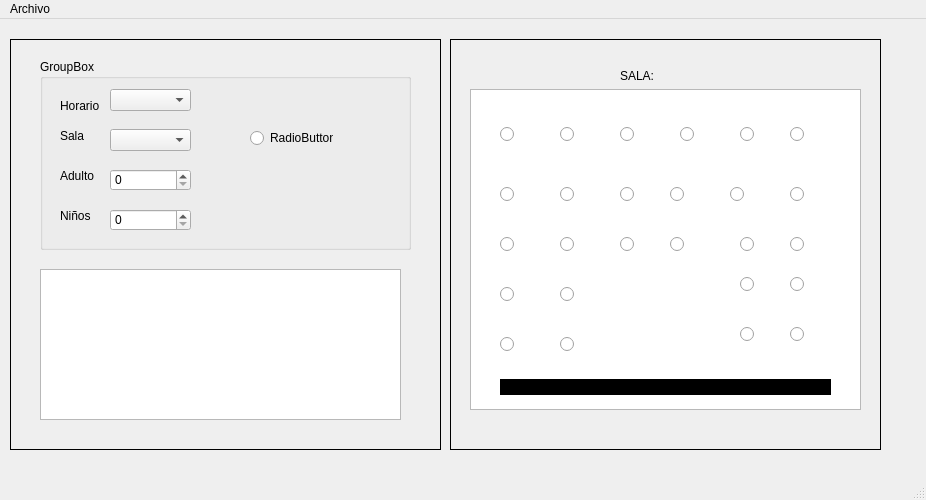
<?xml version="1.0" encoding="UTF-8"?>
<ui version="4.0">
 <class>Sala</class>
 <widget class="QMainWindow" name="Sala">
  <property name="geometry">
   <rect>
    <x>0</x>
    <y>0</y>
    <width>926</width>
    <height>500</height>
   </rect>
  </property>
  <property name="windowTitle">
   <string>MainWindow</string>
  </property>
  <widget class="QWidget" name="centralwidget">
   <widget class="QLabel" name="label">
    <property name="geometry">
     <rect>
      <x>450</x>
      <y>20</y>
      <width>431</width>
      <height>411</height>
     </rect>
    </property>
    <property name="frameShape">
     <enum>QFrame::Box</enum>
    </property>
    <property name="text">
     <string/>
    </property>
   </widget>
   <widget class="QLabel" name="label_2">
    <property name="geometry">
     <rect>
      <x>10</x>
      <y>20</y>
      <width>431</width>
      <height>411</height>
     </rect>
    </property>
    <property name="frameShape">
     <enum>QFrame::Box</enum>
    </property>
    <property name="text">
     <string/>
    </property>
   </widget>
   <widget class="QGroupBox" name="groupBox">
    <property name="geometry">
     <rect>
      <x>40</x>
      <y>40</y>
      <width>371</width>
      <height>191</height>
     </rect>
    </property>
    <property name="title">
     <string>GroupBox</string>
    </property>
    <widget class="QLabel" name="label_3">
     <property name="geometry">
      <rect>
       <x>20</x>
       <y>40</y>
       <width>47</width>
       <height>14</height>
      </rect>
     </property>
     <property name="text">
      <string>Horario</string>
     </property>
    </widget>
    <widget class="QLabel" name="label_4">
     <property name="geometry">
      <rect>
       <x>20</x>
       <y>70</y>
       <width>47</width>
       <height>14</height>
      </rect>
     </property>
     <property name="text">
      <string>Sala</string>
     </property>
    </widget>
    <widget class="QLabel" name="label_5">
     <property name="geometry">
      <rect>
       <x>20</x>
       <y>110</y>
       <width>47</width>
       <height>14</height>
      </rect>
     </property>
     <property name="text">
      <string>Adulto</string>
     </property>
    </widget>
    <widget class="QLabel" name="label_6">
     <property name="geometry">
      <rect>
       <x>20</x>
       <y>150</y>
       <width>47</width>
       <height>14</height>
      </rect>
     </property>
     <property name="text">
      <string>Niños</string>
     </property>
    </widget>
    <widget class="QSpinBox" name="spinBox">
     <property name="geometry">
      <rect>
       <x>70</x>
       <y>150</y>
       <width>81</width>
       <height>22</height>
      </rect>
     </property>
    </widget>
    <widget class="QSpinBox" name="spinBox_2">
     <property name="geometry">
      <rect>
       <x>70</x>
       <y>110</y>
       <width>81</width>
       <height>22</height>
      </rect>
     </property>
    </widget>
    <widget class="QComboBox" name="comboBox">
     <property name="geometry">
      <rect>
       <x>70</x>
       <y>30</y>
       <width>81</width>
       <height>22</height>
      </rect>
     </property>
    </widget>
    <widget class="QComboBox" name="comboBox_2">
     <property name="geometry">
      <rect>
       <x>70</x>
       <y>70</y>
       <width>81</width>
       <height>22</height>
      </rect>
     </property>
    </widget>
    <widget class="QRadioButton" name="radioButton">
     <property name="geometry">
      <rect>
       <x>210</x>
       <y>70</y>
       <width>83</width>
       <height>18</height>
      </rect>
     </property>
     <property name="text">
      <string>RadioButton</string>
     </property>
    </widget>
   </widget>
   <widget class="QPlainTextEdit" name="plainTextEdit">
    <property name="geometry">
     <rect>
      <x>40</x>
      <y>250</y>
      <width>361</width>
      <height>151</height>
     </rect>
    </property>
   </widget>
   <widget class="QPlainTextEdit" name="plainTextEdit_2">
    <property name="geometry">
     <rect>
      <x>470</x>
      <y>70</y>
      <width>391</width>
      <height>321</height>
     </rect>
    </property>
   </widget>
   <widget class="QLabel" name="label_7">
    <property name="geometry">
     <rect>
      <x>620</x>
      <y>50</y>
      <width>47</width>
      <height>14</height>
     </rect>
    </property>
    <property name="text">
     <string>SALA:</string>
    </property>
   </widget>
   <widget class="QRadioButton" name="radioButton_2">
    <property name="geometry">
     <rect>
      <x>500</x>
      <y>100</y>
      <width>71</width>
      <height>31</height>
     </rect>
    </property>
    <property name="styleSheet">
     <string notr="true">image: url(:/new/prefix1/Recursos/sillon.png);</string>
    </property>
    <property name="text">
     <string/>
    </property>
   </widget>
   <widget class="QRadioButton" name="radioButton_3">
    <property name="geometry">
     <rect>
      <x>560</x>
      <y>100</y>
      <width>51</width>
      <height>31</height>
     </rect>
    </property>
    <property name="styleSheet">
     <string notr="true">image: url(:/new/prefix1/Recursos/sillon.png);</string>
    </property>
    <property name="text">
     <string/>
    </property>
   </widget>
   <widget class="QRadioButton" name="radioButton_4">
    <property name="geometry">
     <rect>
      <x>500</x>
      <y>160</y>
      <width>61</width>
      <height>31</height>
     </rect>
    </property>
    <property name="styleSheet">
     <string notr="true">image: url(:/new/prefix1/Recursos/sillon.png);</string>
    </property>
    <property name="text">
     <string/>
    </property>
   </widget>
   <widget class="QRadioButton" name="radioButton_5">
    <property name="geometry">
     <rect>
      <x>560</x>
      <y>160</y>
      <width>51</width>
      <height>31</height>
     </rect>
    </property>
    <property name="styleSheet">
     <string notr="true">image: url(:/new/prefix1/Recursos/sillon.png);</string>
    </property>
    <property name="text">
     <string/>
    </property>
   </widget>
   <widget class="QRadioButton" name="radioButton_6">
    <property name="geometry">
     <rect>
      <x>740</x>
      <y>100</y>
      <width>51</width>
      <height>31</height>
     </rect>
    </property>
    <property name="styleSheet">
     <string notr="true">image: url(:/new/prefix1/Recursos/sillon.png);</string>
    </property>
    <property name="text">
     <string/>
    </property>
   </widget>
   <widget class="QRadioButton" name="radioButton_7">
    <property name="geometry">
     <rect>
      <x>680</x>
      <y>100</y>
      <width>51</width>
      <height>31</height>
     </rect>
    </property>
    <property name="styleSheet">
     <string notr="true">image: url(:/new/prefix1/Recursos/sillon.png);</string>
    </property>
    <property name="text">
     <string/>
    </property>
   </widget>
   <widget class="QRadioButton" name="radioButton_8">
    <property name="geometry">
     <rect>
      <x>620</x>
      <y>100</y>
      <width>51</width>
      <height>31</height>
     </rect>
    </property>
    <property name="styleSheet">
     <string notr="true">image: url(:/new/prefix1/Recursos/sillon.png);</string>
    </property>
    <property name="text">
     <string/>
    </property>
   </widget>
   <widget class="QRadioButton" name="radioButton_9">
    <property name="geometry">
     <rect>
      <x>500</x>
      <y>210</y>
      <width>51</width>
      <height>31</height>
     </rect>
    </property>
    <property name="styleSheet">
     <string notr="true">image: url(:/new/prefix1/Recursos/sillon.png);</string>
    </property>
    <property name="text">
     <string/>
    </property>
   </widget>
   <widget class="QRadioButton" name="radioButton_10">
    <property name="geometry">
     <rect>
      <x>730</x>
      <y>160</y>
      <width>51</width>
      <height>31</height>
     </rect>
    </property>
    <property name="styleSheet">
     <string notr="true">image: url(:/new/prefix1/Recursos/sillon.png);</string>
    </property>
    <property name="text">
     <string/>
    </property>
   </widget>
   <widget class="QRadioButton" name="radioButton_11">
    <property name="geometry">
     <rect>
      <x>670</x>
      <y>160</y>
      <width>51</width>
      <height>31</height>
     </rect>
    </property>
    <property name="styleSheet">
     <string notr="true">image: url(:/new/prefix1/Recursos/sillon.png);</string>
    </property>
    <property name="text">
     <string/>
    </property>
   </widget>
   <widget class="QRadioButton" name="radioButton_12">
    <property name="geometry">
     <rect>
      <x>620</x>
      <y>160</y>
      <width>51</width>
      <height>31</height>
     </rect>
    </property>
    <property name="styleSheet">
     <string notr="true">image: url(:/new/prefix1/Recursos/sillon.png);</string>
    </property>
    <property name="text">
     <string/>
    </property>
   </widget>
   <widget class="QRadioButton" name="radioButton_13">
    <property name="geometry">
     <rect>
      <x>740</x>
      <y>210</y>
      <width>51</width>
      <height>31</height>
     </rect>
    </property>
    <property name="styleSheet">
     <string notr="true">image: url(:/new/prefix1/Recursos/sillon.png);</string>
    </property>
    <property name="text">
     <string/>
    </property>
   </widget>
   <widget class="QRadioButton" name="radioButton_14">
    <property name="geometry">
     <rect>
      <x>670</x>
      <y>210</y>
      <width>51</width>
      <height>31</height>
     </rect>
    </property>
    <property name="styleSheet">
     <string notr="true">image: url(:/new/prefix1/Recursos/sillon.png);</string>
    </property>
    <property name="text">
     <string/>
    </property>
   </widget>
   <widget class="QRadioButton" name="radioButton_15">
    <property name="geometry">
     <rect>
      <x>620</x>
      <y>210</y>
      <width>51</width>
      <height>31</height>
     </rect>
    </property>
    <property name="styleSheet">
     <string notr="true">image: url(:/new/prefix1/Recursos/sillon.png);</string>
    </property>
    <property name="text">
     <string/>
    </property>
   </widget>
   <widget class="QRadioButton" name="radioButton_16">
    <property name="geometry">
     <rect>
      <x>560</x>
      <y>210</y>
      <width>51</width>
      <height>31</height>
     </rect>
    </property>
    <property name="styleSheet">
     <string notr="true">image: url(:/new/prefix1/Recursos/sillon.png);</string>
    </property>
    <property name="text">
     <string/>
    </property>
   </widget>
   <widget class="QRadioButton" name="radioButton_17">
    <property name="geometry">
     <rect>
      <x>500</x>
      <y>310</y>
      <width>51</width>
      <height>31</height>
     </rect>
    </property>
    <property name="styleSheet">
     <string notr="true">image: url(:/new/prefix1/Recursos/sillon.png);</string>
    </property>
    <property name="text">
     <string/>
    </property>
   </widget>
   <widget class="QRadioButton" name="radioButton_18">
    <property name="geometry">
     <rect>
      <x>500</x>
      <y>260</y>
      <width>51</width>
      <height>31</height>
     </rect>
    </property>
    <property name="styleSheet">
     <string notr="true">image: url(:/new/prefix1/Recursos/sillon.png);</string>
    </property>
    <property name="text">
     <string/>
    </property>
   </widget>
   <widget class="QRadioButton" name="radioButton_19">
    <property name="geometry">
     <rect>
      <x>790</x>
      <y>210</y>
      <width>51</width>
      <height>31</height>
     </rect>
    </property>
    <property name="styleSheet">
     <string notr="true">image: url(:/new/prefix1/Recursos/sillon.png);</string>
    </property>
    <property name="text">
     <string/>
    </property>
   </widget>
   <widget class="QRadioButton" name="radioButton_20">
    <property name="geometry">
     <rect>
      <x>790</x>
      <y>160</y>
      <width>51</width>
      <height>31</height>
     </rect>
    </property>
    <property name="styleSheet">
     <string notr="true">image: url(:/new/prefix1/Recursos/sillon.png);</string>
    </property>
    <property name="text">
     <string/>
    </property>
   </widget>
   <widget class="QRadioButton" name="radioButton_21">
    <property name="geometry">
     <rect>
      <x>790</x>
      <y>100</y>
      <width>51</width>
      <height>31</height>
     </rect>
    </property>
    <property name="styleSheet">
     <string notr="true">image: url(:/new/prefix1/Recursos/sillon.png);</string>
    </property>
    <property name="text">
     <string/>
    </property>
   </widget>
   <widget class="QRadioButton" name="radioButton_22">
    <property name="geometry">
     <rect>
      <x>790</x>
      <y>250</y>
      <width>51</width>
      <height>31</height>
     </rect>
    </property>
    <property name="styleSheet">
     <string notr="true">image: url(:/new/prefix1/Recursos/sillon.png);</string>
    </property>
    <property name="text">
     <string/>
    </property>
   </widget>
   <widget class="QRadioButton" name="radioButton_23">
    <property name="geometry">
     <rect>
      <x>740</x>
      <y>250</y>
      <width>51</width>
      <height>31</height>
     </rect>
    </property>
    <property name="styleSheet">
     <string notr="true">image: url(:/new/prefix1/Recursos/sillon.png);</string>
    </property>
    <property name="text">
     <string/>
    </property>
   </widget>
   <widget class="QRadioButton" name="radioButton_24">
    <property name="geometry">
     <rect>
      <x>560</x>
      <y>310</y>
      <width>51</width>
      <height>31</height>
     </rect>
    </property>
    <property name="styleSheet">
     <string notr="true">image: url(:/new/prefix1/Recursos/sillon.png);</string>
    </property>
    <property name="text">
     <string/>
    </property>
   </widget>
   <widget class="QRadioButton" name="radioButton_25">
    <property name="geometry">
     <rect>
      <x>560</x>
      <y>260</y>
      <width>51</width>
      <height>31</height>
     </rect>
    </property>
    <property name="styleSheet">
     <string notr="true">image: url(:/new/prefix1/Recursos/sillon.png);</string>
    </property>
    <property name="text">
     <string/>
    </property>
   </widget>
   <widget class="QRadioButton" name="radioButton_26">
    <property name="geometry">
     <rect>
      <x>790</x>
      <y>300</y>
      <width>51</width>
      <height>31</height>
     </rect>
    </property>
    <property name="styleSheet">
     <string notr="true">image: url(:/new/prefix1/Recursos/sillon.png);</string>
    </property>
    <property name="text">
     <string/>
    </property>
   </widget>
   <widget class="QRadioButton" name="radioButton_27">
    <property name="geometry">
     <rect>
      <x>740</x>
      <y>300</y>
      <width>51</width>
      <height>31</height>
     </rect>
    </property>
    <property name="styleSheet">
     <string notr="true">image: url(:/new/prefix1/Recursos/sillon.png);</string>
    </property>
    <property name="text">
     <string/>
    </property>
   </widget>
   <widget class="QLabel" name="label_8">
    <property name="geometry">
     <rect>
      <x>500</x>
      <y>360</y>
      <width>331</width>
      <height>16</height>
     </rect>
    </property>
    <property name="styleSheet">
     <string notr="true">background-color: rgb(0, 0, 0);</string>
    </property>
    <property name="text">
     <string/>
    </property>
   </widget>
  </widget>
  <widget class="QMenuBar" name="menubar">
   <property name="geometry">
    <rect>
     <x>0</x>
     <y>0</y>
     <width>926</width>
     <height>22</height>
    </rect>
   </property>
   <widget class="QMenu" name="menuArchivo">
    <property name="title">
     <string>Archivo</string>
    </property>
    <addaction name="actionNuevo"/>
   </widget>
   <addaction name="menuArchivo"/>
  </widget>
  <widget class="QStatusBar" name="statusbar"/>
  <action name="actionNuevo">
   <property name="text">
    <string>Nuevo</string>
   </property>
  </action>
 </widget>
 <resources/>
 <connections/>
</ui>
